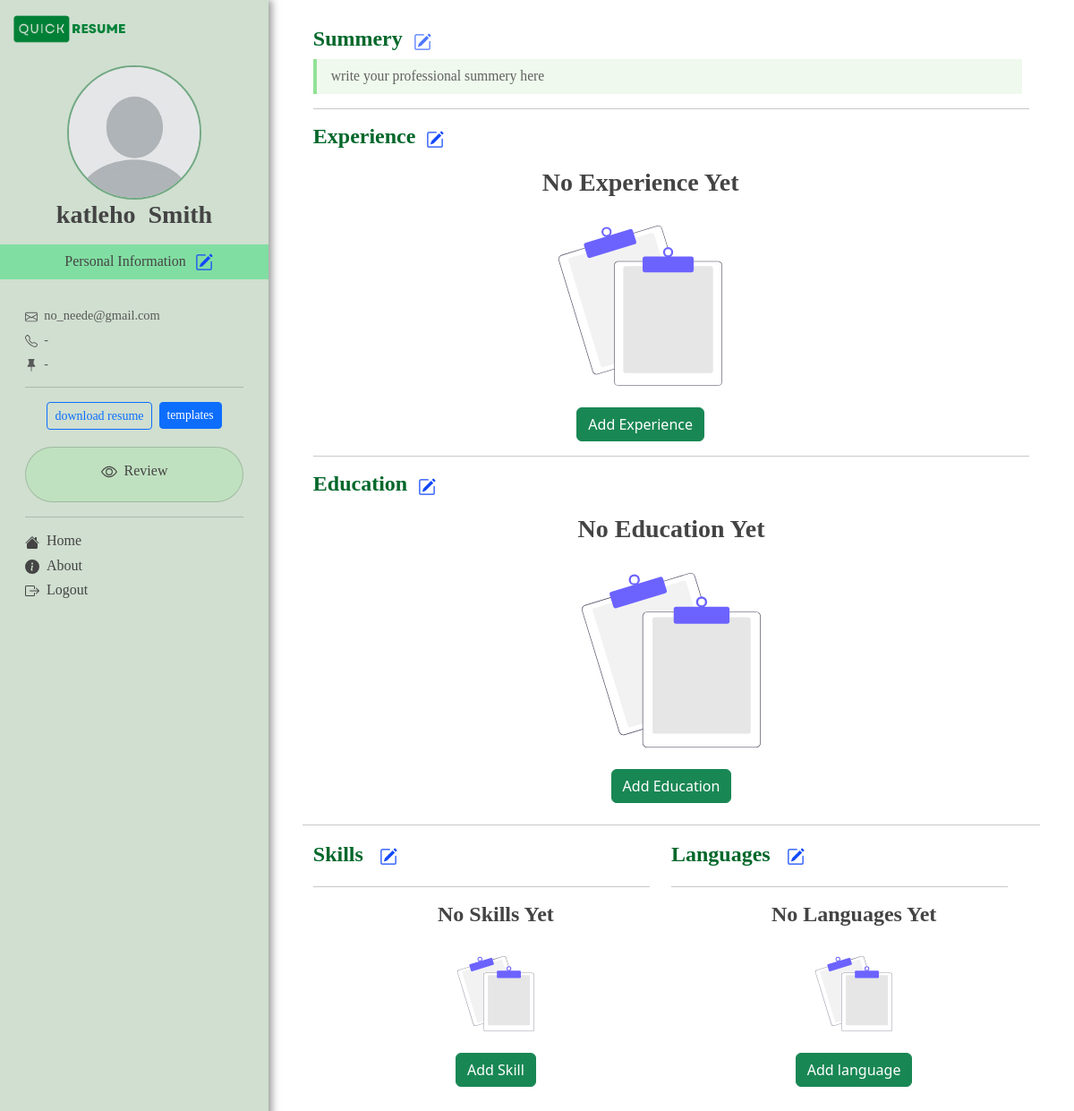
Screenshot of /profile/ (signed in) with the database file from the repository.
### profiles_app/models.py (models this page shows, shortened)
class Profile(models.Model):
    user = models.ForeignKey(User, on_delete=models.CASCADE ,default=1 ) # this has the username inside
    avatar = models.ImageField(null=True, upload_to="avatars", blank=True , default='default.png')
    first_name = models.CharField(max_length=200,null=True, blank=True)
    last_name = models.CharField(max_length=200,null=True, blank=True)
    job_title = models.CharField(max_length=200,null=True, blank=True)
    bio = models.TextField( null=True, blank=True)
    email = models.EmailField()
    cell = models.CharField(max_length=15,null=True, blank=True )
    location = models.CharField(max_length=300, null=True, blank=True)
    linkedin_link = models.URLField(null=True, blank=True)
    twitter_link = models.URLField(null=True, blank=True)
    github_link = models.URLField(null=True, blank=True)
    personal_link = models.URLField(null=True, blank=True)

### main_app/views.py (the view)
# urls.py: path('profile/', views.index , name = 'index'),
@login_required
def index(request):
    profile = Profile.objects.get(user=request.user)
    try:
        profile = Profile.objects.get(user = request.user)
        experiences = Experience.objects.filter(profile = profile)[::-1]
        educations = Education.objects.filter(profile = profile)[::-1]
        skills = Skills.objects.filter(profile__user = request.user)[::-1]
        languages = Languages.objects.filter(profile = profile)[::-1]
        add_language_form = LanguagesForm()
        if request.method != 'POST':
            personal_info_form = ProfileForm(instance = profile )
        else:
            personal_info_form = ProfileForm( request.POST, request.FILES , instance = profile )
            if personal_info_form.is_valid():
                personal_info_form.save()
                return redirect("main_app:index")
        context = {
            "experiences":experiences,
            "educations":educations,
            "languages":languages,
            "personal_info_form":personal_info_form,
            "skills":skills,
            "add_language_form":add_language_form,
            }
    except:
        add_language_form = LanguagesForm()
        if request.method != 'POST':
            personal_info_form = ProfileForm()
        else:
            personal_info_form = ProfileForm( request.POST, request.FILES  )
            if personal_info_form.is_valid():
                personal_info_form.save()
                return redirect("main_app:index")
        context = {
            "personal_info_form":personal_info_form,
            "add_language_form":add_language_form,
            }
    return render(request, 'main_app/index.html', context)

### main_app/context_processors.py (called while the page is built)
def data(request):
       try:
              print("Context processor no eror")
              profile = Profile.objects.get(user=request.user)
              return {
              "profile":profile
              }
       except:
              profile = ""
              return {"profile":profile}

### main_app/templates/main_app/index.html (shortened to what this page needs)
{% extends "main_app/base.html" %}
{% load bootstrap5 %}
{% load static %}
{% load skill_tag %}
{% block content %}
<div class="container-fluid" style="width: 100%;">
<body style="background-color: rgb(255, 255, 255); ">
<section >
<div class="row">
<div class="col-md-4 col-lg-3" id="personal_info_container">
    {% include 'main_app/sidebar.html' %}
</div>
<div class="col-md-8  col-lg-9" style="background-color: #ffffff85;">
<div   id="my_margin" style="margin: 0.5cm 1cm 1cm 1cm;" >
<div   id="full_details"  >
    <div class="row">
            <div class="col-12">
                <h4 style="margin-top: 10px;"> <b style="color: #00672A;">Summery  </b>
                    <button onclick="personalFunction()" style="color:#4d77ff;background: none;border: none;font-size: 1rem; font-weight: 500;">
                    </button>
                <div id="summery"  style="border-left: 4px solid rgba(4, 189, 22, 0.397);background-color: #22ac0012;width: 99%; ">
                    {% if profile.bio %}
                <div>
                    <h6 class="lead" style="font-size: 0.98rem;margin-left: 16px;margin-right: 6px;padding-top: 10px;padding-bottom: 10px;color: #434242d3;">{{profile.bio}} </h6>
                </div>
                    {% else %}
                    <div>
                        <h6 class="lead" style="font-size: 0.98rem;margin-left: 16px;margin-right: 6px;padding-top: 10px;padding-bottom: 10px;color: #434242d3;"> write your professional summery here </h6>
                    </div>
                    {% endif %}
                </div>
                <hr>
            <div class="row">
                <div class="col-lg-11 col-12">
                    <h4 style="margin-bottom: 1.2rem;"> <b style="color: #00672A;"> Experience</b>
                        <button onclick="experiencesFunction()" style="color:#1349fa;background: none;border: none;font-size: 1rem; font-weight: 500;">
                        </button>
                    </h4>
                    <div class="timeline">
                    {% for experience in experiences %}
                        <div class="timeline-wrapper">
                            <div class="timeline-yr">
                            <span style="color: rgb(32, 32, 32);"> </span>
                            </div>
                            <div class="timeline-info">
                                <h3 style="font-size: 1.4rem !important;color:rgb(60, 60, 60);font-weight:600 ; margin-bottom: 0.1cm;"><span>{{experience.job_title}}</h3>
                                <h6 style="margin-top: 0cm;font-size: 1rem !important;  color:rgb(40, 40, 40);margin-bottom: 0.1cm;" >{{experience.company_name}} &bull; <span style="color: gray;font-size:0.75rem;margin-bottom: 0.1cm;"> {{experience.start_date|date:"M Y" }} - {{experience.end_date|date:"M Y" }} </span>  </h6>
                                <p style="color: rgb(101, 101, 101);margin-bottom: 0cm;font-size: 0.9rem">{{experience.job_description|truncatechars:200}}</p>
                            </div>
                        </div>
                        {% empty %}
                        <center>
                            <h3><strong> No Experience Yet</strong></h3>
                            <br>
                            <img style="width: 25%;height: auto;" src="{% static 'images/illustrations/undraw_no_data_re_kwbl.svg' %}" alt="">
                            <br><br>
                            <a href="{% url 'main_app:add_experience' %}"  class="btn btn-success">Add Experience</a>
                        </center>
                        {% endfor %}
                </div>
                </div>
        </div>
        <hr>
        <h4 style="margin-bottom: 1.2rem;"> <b style="color:#00672A;"> Education </b>
                <span>
                    <button onclick="educationFunction()" style="color:#1349fa;background: none;border: none;font-size: 1rem; font-weight: 500;">
                    </button>
                </span>
    </h4>
    <div class="row">
        {% for education in educations %}
            <div class="col-lg-6 col-12">
                    <div class=" card card-body"   id="education_card" style="height:190px">
                    <h4 style="margin-bottom: 0cm;">  <strong>  {{education.institution_name}}  </strong></h5>
                    <h6 style="color: rgb(40, 40, 40);font-size:1rem;margin-bottom: 0.1cm;">  {{education.qualification_name}}    </h6>
                    <h6 style="color: gray;font-size: 0.8rem; ">   {{education.start_date|date:"M Y" }} - {{education.end_date|date:"M Y" }}</h6>
                        <p> {{education.education_description|truncatechars:120}} </p>
                    </div>
                    <br>
                </div>
                {% empty %}
                <center>
                    <h3><strong> No Education Yet</strong></h3>
                    <br>
                    <img style="width: 25%;height: auto;" src="{% static 'images/illustrations/undraw_no_data_re_kwbl.svg' %}" alt="">
                    <br><br>
                    <a href="{% url 'main_app:add_education' %}" class="btn btn-success">Add Education</a>
                    <br><br>
                </center>
                {% endfor %}
    </div>
</div>
<hr>
<div class="row">
    <div id="skill_list" class="col-12  col-md-6 ">
        <h4> <b style="color:#00672A;"> Skills</b>
            <a href="{% url 'main_app:add_skill' %}" class="btn" style="color:#1349fa;background: none;border: none;font-size: 1rem; font-weight: 500;">
            </a>
        </h4>
        <hr>
        <ul>
            {% for skill in skills %}
                <h3 style="margin-bottom: 0cm;font-size: 1.5rem"> <img  height="18" width="18" src="{% static 'images/icons/greentick.png' %}" alt="no pic">&nbsp; <span style="color: rgb(71, 71, 71);font-size: 1rem"> {{skill.skill_name}} </span></h3>
                {% empty %}
                <center>
                    <h4><strong> No Skills Yet</strong></h4>
                    <br>
                    <img style="width: 25%;height: auto;" src="{% static 'images/illustrations/undraw_no_data_re_kwbl.svg' %}" alt="">
                    <br><br>
                    <a href="{% url 'main_app:add_skill' %}" class="btn btn-success">Add Skill</a>
                </center>
            {% endfor %}
        </ul>
    </div>
    <div class="col-12 col-md-6  ">
        <h4> <b style="color:#00672A;"> Languages </b>
            <a href="{% url 'main_app:add_language' %}" class="btn" style="color:#1349fa;background: none;border: none;font-size: 1rem; font-weight: 500;">
            </a>
        </h4>
        <hr>
        <ul>
            {% for language in languages %}
        <h3 style="margin-bottom: 0cm;font-size: 1.5rem"> <img  height="18" width="18" src="{% static 'images/icons/greentick.png' %}" alt="no pic">&nbsp; <span style="color: rgb(71, 71, 71);font-size: 1rem">  {{language.language_name}}  </span></h3>
            {% empty %}
            <center>
                <h4><strong> No Languages Yet</strong></h4>
                <br>
                <img style="width: 25%;height: auto;" src="{% static 'images/illustrations/undraw_no_data_re_kwbl.svg' %}" alt="">
                <br><br>
                <a href="{% url 'main_app:add_language' %}" class="btn btn-success">Add language</a>
            </center>
        {% endfor %}
        </ul>
    </div>
</div>
    </div>
</div>
</div>
</div>
</div>
</section>
</body>
</div>
{% endblock content %}

### main_app/templates/main_app/sidebar.html (shortened to what this page needs)
{% load static %}
<div class="row">
    <div class="col-8">
        <a  class="d-flex   justify-content-start"    style="text-decoration: none;margin-top: 15px;" href="{% url 'main_app:index' %}">
            <img   style="width:130px" src="{% static 'images/icons/logo-dark.png'  %}" alt="">
        </a>
    </div>
</div>
<br>
<center>
<img style="width:150px;height: 150px;border: 2px solid #00672974;" class="img-fluid rounded-circle" src="{{profile.avatar.url}}" alt="">
<h3  style="margin-bottom: 0.2rem;"> <strong> {{profile.first_name}} &nbsp;{{profile.last_name}} </strong> </h3>
<div class="row" style="background-color:#00da5761; margin-bottom: 1rem;">
<h6 style=" margin: 0.5rem;font-weight: 500;">Personal Information <button onclick="personalFunction()" style="color:#1349fa;background: none;border: none;font-size: 1rem; font-weight: 500;">
</button></h6>
</div>
</center>
<div style="margin: 1rem">
<h6 style="font-size: 0.9rem;color: #585858;margin-bottom:10px;"> &nbsp;{{profile.email}}</h6>
{% if profile.cell %}
<h6 style="font-size: 0.9rem;color: #585858;margin-bottom:10px;"><svg xmlns="http://www.w3.org/2000/svg" width="14" height="14" fill="currentColor" class="bi bi-telephone" viewBox="0 0 16 16">
<path d="M3.654 1.328a.678.678 0 0 0-1.015-.063L1.605 2.3c-.483.484-.661 1.169-.45 1.77a17.568 17.568 0 0 0 4.168 6.608 17.569 17.569 0 0 0 6.608 4.168c.601.211 1.286.033 1.77-.45l1.034-1.034a.678.678 0 0 0-.063-1.015l-2.307-1.794a.678.678 0 0 0-.58-.122l-2.19.547a1.745 1.745 0 0 1-1.657-.459L5.482 8.062a1.745 1.745 0 0 1-.46-1.657l.548-2.19a.678.678 0 0 0-.122-.58L3.654 1.328zM1.884.511a1.745 1.745 0 0 1 2.612.163L6.29 2.98c.329.423.445.974.315 1.494l-.547 2.19a.678.678 0 0 0 .178.643l2.457 2.457a.678.678 0 0 0 .644.178l2.189-.547a1.745 1.745 0 0 1 1.494.315l2.306 1.794c.829.645.905 1.87.163 2.611l-1.034 1.034c-.74.74-1.846 1.065-2.877.702a18.634 18.634 0 0 1-7.01-4.42 18.634 18.634 0 0 1-4.42-7.009c-.362-1.03-.037-2.137.703-2.877L1.885.511z"/>
</svg> &nbsp;{{profile.cell}} <h6>
{% else %}
<h6 style="font-size: 0.9rem;color: #585858;margin-bottom:10px;"> &nbsp;- <h6>
{% endif %}
{% if profile.location %}
<h6 style="font-size: 0.9rem;color: #585858;margin-bottom:10px;"><svg xmlns="http://www.w3.org/2000/svg" width="14" height="14" fill="currentColor" class="bi bi-pin-fill" viewBox="0 0 16 16">
<path d="M4.146.146A.5.5 0 0 1 4.5 0h7a.5.5 0 0 1 .5.5c0 .68-.342 1.174-.646 1.479-.126.125-.25.224-.354.298v4.431l.078.048c.203.127.476.314.751.555C12.36 7.775 13 8.527 13 9.5a.5.5 0 0 1-.5.5h-4v4.5c0 .276-.224 1.5-.5 1.5s-.5-1.224-.5-1.5V10h-4a.5.5 0 0 1-.5-.5c0-.973.64-1.725 1.17-2.189A5.921 5.921 0 0 1 5 6.708V2.277a2.77 2.77 0 0 1-.354-.298C4.342 1.674 4 1.179 4 .5a.5.5 0 0 1 .146-.354z"/>
</svg> &nbsp;{{profile.location}}<h6>
{% else %}
<h6 style="font-size: 0.9rem;color: #585858;margin-bottom:10px;"> &nbsp;- <h6>
{% endif %}
<hr>
<div class="col">
<center>
    <button type="button" class="btn btn-outline-primary btn-sm " data-bs-toggle="modal" data-bs-target="#exampleModal">
        download resume
    </button>&nbsp;<span>
        <a  style="font-size: 0.85rem !important;" class="btn btn-primary btn-sm" href="{% url 'main_app:templates_list'  %}" >templates</a>
    </span>
</center>
<br>
<a  href="{% url 'main_app:index' %}"  onclick="full_detailsFunction()" style="color:#333333;background: none;border: none;font-size: 1rem;font-weight: 500;text-decoration: none;">
<div    id = "details-option" class="card card-body rounded-pill   " style="background-color: rgba(9, 255, 0, 0.075)">
    <div class="d-flex  justify-content-center">
        <h6>
        </h6>
        <h6 style="font-weight: 500;">
                &nbsp; Review
        </h6>
    </div>
</div>
</a>
<div class="d-none d-md-block">
<hr>
<div    class="">
<h6 style="margin-right: 0.85rem;">
    <a  style="text-decoration: none;" href="{% url 'main_app:index' %}">
        &nbsp;&nbsp;Home
    </a>
</h6>
<h6 style="margin-right: 0.85rem;">
    <a style="text-decoration: none;" href="{%    url 'main_app:landing_page' %}">
        &nbsp;&nbsp;About
    </a>
</h6>
<h6 style="margin-right: 0.85rem;">
    <a style="text-decoration: none;" href="{%   url 'profiles_app:logout'  %}">
        &nbsp;&nbsp;Logout
    </a>
</h6>
</div>
</div>
</div>
</div>

### static/css/index.css (style rules this page uses)
#personal_info_container { background-color: rgba(1, 80, 0, 0.184) !important; box-shadow: 4px 0 8px rgb(50, 50, 50); }
a { text-decoration: none; }

### main_app/templates/main_app/base.html (style rules this page uses)
p, h1, h2, h3, h4, h5, h6, button, a, li { font-family:poppins; color: #444444 ; }

### rows the page displays
Profile: avatar (placeholder picture), first_name "katleho", last_name "Smith", email "no_neede@gmail.com"
